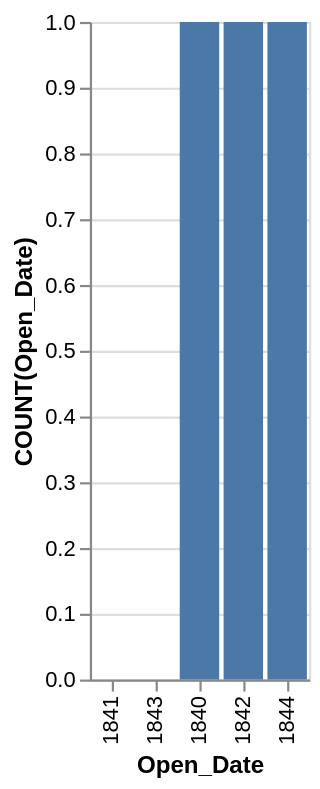

The Vega-Lite source for this figure:
### Vega-Lite specification from a JSON file in a GitHub repository (floating-point values rounded to 4 significant figures)
{"data": {"values": [{"x_data": "1840", "y_data": 1}, {"x_data": "1841", "y_data": 0}, {"x_data": "1842", "y_data": 1}, {"x_data": "1843", "y_data": 0}, {"x_data": "1844", "y_data": 1}]}, "mark": "bar", "encoding": {"x": {"field": "x_data", "type": "nominal", "title": "Open_Date", "sort": {"op": "sum", "field": "y_data", "order": "ascending"}}, "y": {"field": "y_data", "type": "quantitative", "title": "COUNT(Open_Date)"}}}
